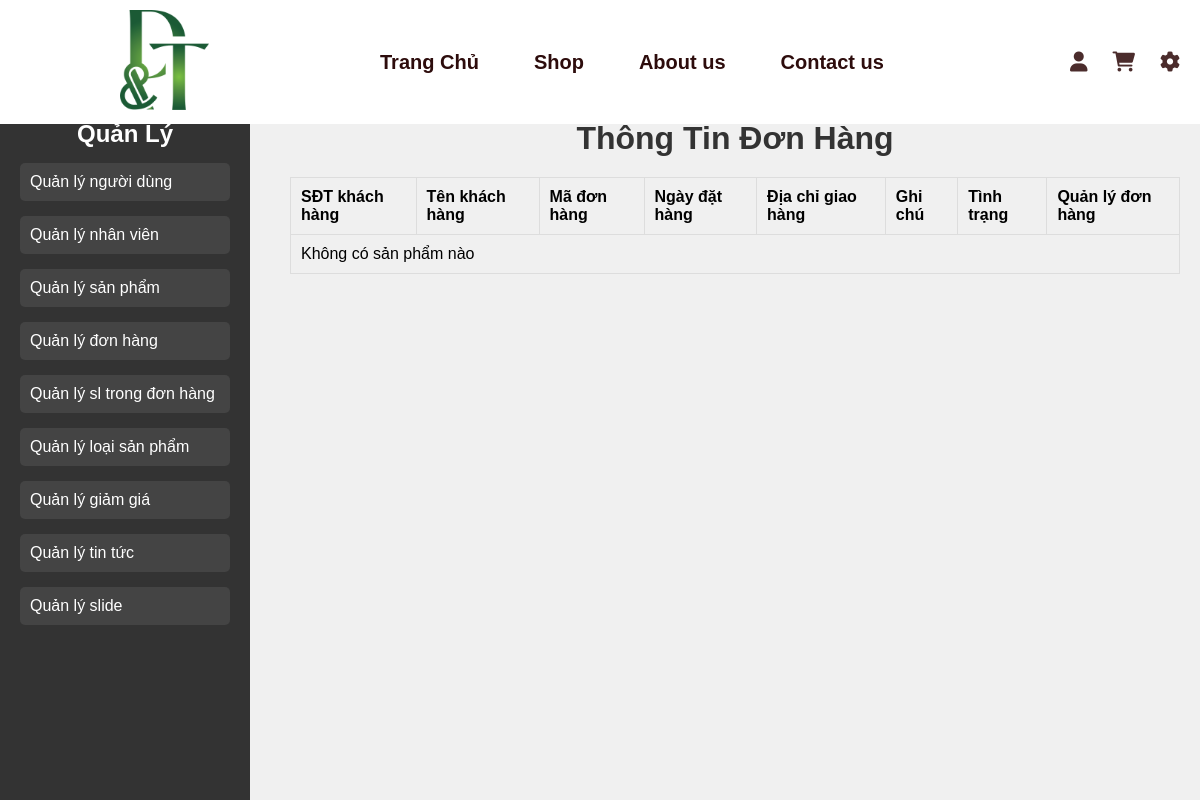
Before: /Quanly/donhang.php with the older database file.
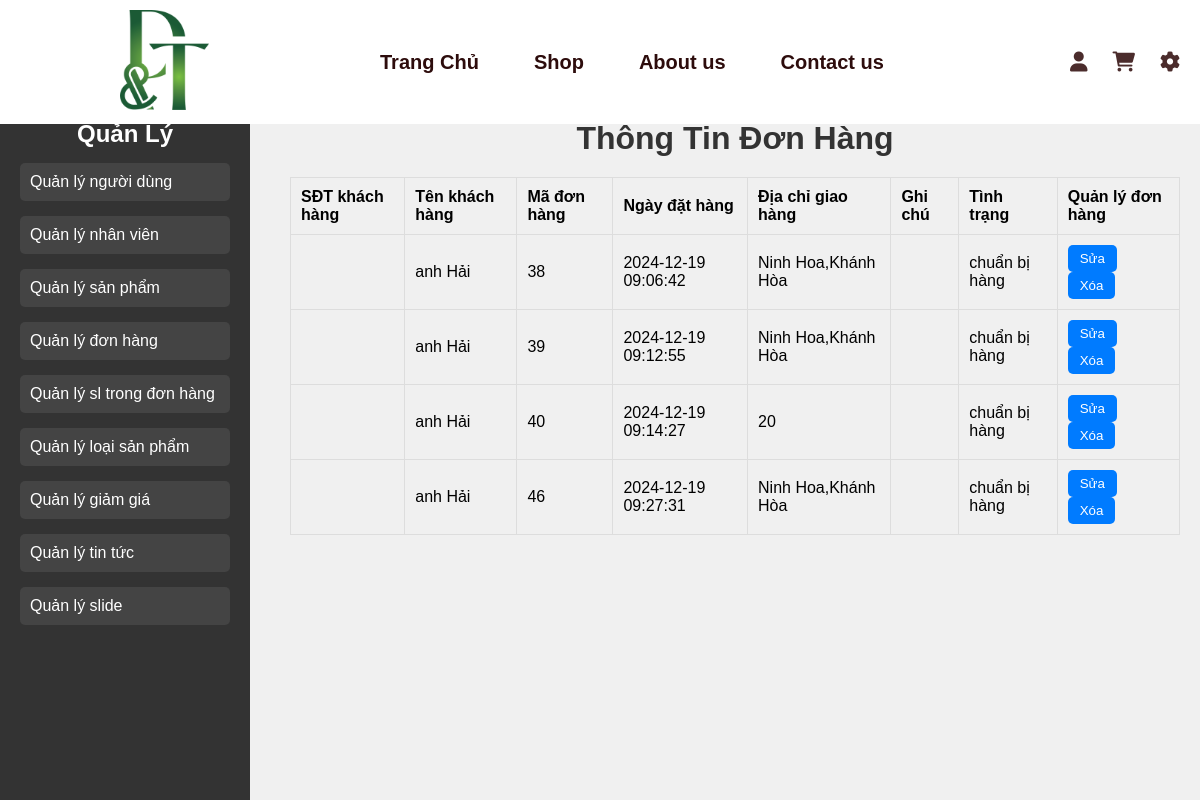
After: the same page with the newer database file.
### tables this page shows
CREATE TABLE `oder` (
  `oder_id` int(5) NOT NULL,
  `address` varchar(50) NOT NULL,
  `oder_date` timestamp NOT NULL DEFAULT current_timestamp(),
  `description` varchar(200) NOT NULL,
  `status_id` int(5) NOT NULL,
  `customer_id` int(11) NOT NULL,
  `total_price` int(11) NOT NULL
);

CREATE TABLE `customer` (
  `customer_id` int(11) NOT NULL,
  `phone_number` int(11) NOT NULL,
  `customer_name` varchar(50) NOT NULL,
  `address` varchar(50) NOT NULL,
  `gmail` varchar(50) NOT NULL,
  `role_id` int(5) NOT NULL
);

CREATE TABLE `status` (
  `status_id` int(5) NOT NULL,
  `status_name` varchar(50) NOT NULL
);

### Quanly/donhang.php (the view, shortened to what this page needs)
<?php
include '../Thanhgiaodien/header.php';
include '../database/connect.php';
?>
<!DOCTYPE html>
<html lang="vi">
<?php
$sql1 = "SELECT *
          FROM `oder`
          JOIN customer ON `oder`.customer_id = customer.customer_id
          JOIN status ON `oder`.status_id = status.status_id
          ";
$query = mysqli_query($conn, $sql1);
?>
<head>
    <link rel="stylesheet" href="../csspage/manage.css">
</head>
<body>
    <div class="container">
        <div class="sidebar">
            <h2>Quản Lý</h2>
            <ul>
                <li><a href="../Quanly/nguoidung.php">Quản lý người dùng</a></li>
                <li><a href="../Quanly/nhanvien.php">Quản lý nhân viên</a></li>
                <li><a href="../Quanly/sanpham.php">Quản lý sản phẩm</a></li>
                <li><a href="../Quanly/donhang.php">Quản lý đơn hàng</a></li>
                <li><a href="../Quanly/qlslsp.php">Quản lý sl trong đơn hàng</a></li>
                <li><a href="../Quanly/loaisp.php">Quản lý loại sản phẩm</a></li>
                <li><a href="../Quanly/giamgia.php">Quản lý giảm giá</a></li>
                <li><a href="../Quanly/tintuc.php">Quản lý tin tức</a></li>
                <li><a href="../Quanly/slide.php">Quản lý slide</a></li>
            </ul>
        </div>
        <div class="main-content">
            <h1 class="h1">Thông Tin Đơn Hàng</h1>
            <table class="table">
                <thead>
                    <tr>
                        <th>SĐT khách hàng</th>
                        <th>Tên khách hàng</th>
                        <th>Mã đơn hàng</th>
                        <th>Ngày đặt hàng</th>
                        <th>Địa chỉ giao hàng</th>
                        <th>Ghi chú</th>
                        <th>Tình trạng</th>
                        <th>Quản lý đơn hàng</th>
                    </tr>
                </thead>
                <tbody>
                    <?php
                    if (mysqli_num_rows($query) > 0) {
                        while ($row = mysqli_fetch_assoc($query)) { ?>
                            <tr>
                                <td><?= $row['phone'] ?></td>
                                <td><?= $row['customer_name'] ?></td>
                                <td><?= $row['oder_id'] ?></td>
                                <td><?= $row['oder_date'] ?></td>
                                <td><?= $row['address'] ?></td>
                                <td><?= $row['description'] ?></td>
                                <td><?= $row['status_name'] ?></td>
                                <td>
                                    <button class="btn">
                                        <a href="suahd.php?id=<?= $row['oder_id'] ?>"
                                            style="text-decoration:none; color:inherit;">Sửa</a>
                                    </button>
                                    <button class="btn">
                                        <a onclick="return Delete('hóa đơn')" href="xoahd.php?id=<?= $row['oder_id']; ?>"
                                            style="text-decoration:none; color:inherit;">Xóa</a>
                                    </button>
                                </td>
                            </tr>
                    <?php }
                    } else {
                        echo "<tr>
                    <td colspan='9'>Không có sản phẩm nào</td>
                    </tr>";
                    } ?>
                </tbody>
            </table>
        </div>
    </div>
</body>
</html>

### Thanhgiaodien/header.php (shortened to what this page needs)
<!DOCTYPE html>
<html lang="en">
<head>
    <link rel="stylesheet" href="../csspage/head.css">
    <link rel="stylesheet" href="https://cdnjs.cloudflare.com/ajax/libs/font-awesome/6.0.0-beta3/css/all.min.css">
</head>
<body>
    <header>
        <div class="header task">
            <div class="logo">
                <img src="../anh/logodt.png" alt="">
            </div>
            <div class="header list">
                <li><a href="../Trang/home.php">Trang Chủ</a></li>
                <li><a href="../Trang/Shop.php">Shop</a></li>
                <li><a href="../Trang/about.php">About us</a></li>
                <li><a href="../Trang/contact.php">Contact us</a></li>
            </div>
            <div class="header icon">
                <?php if (isset($_SESSION['customer_id'])): ?>
                    <a href="../Trang/ttkhachhang.php"><i class="fas fa-user"></i>
                        <?php echo htmlspecialchars($_SESSION['customer_id']); ?></a>
                    <a href="?logout=true"><i class="fas fa-sign-out-alt"></i></a>
                <?php else: ?>
                    <a href="../Trang/login.php"><i class="fas fa-user"></i></a>
                <?php endif; ?>
                <a href="../Trang/shopping.php"><i class="fas fa-shopping-cart"></i></a>
                <a href="../Quanly/nguoidung.php"><i class="fas fa-cog"></i></a>
            </div>
        </div>
    </header>
</body>
</html>

### csspage/head.css (style rules this page uses)
* { margin: 0; padding: 0; box-sizing: border-box; }
header { width: 100%; background-color: rgb(255, 255, 255); color: rgb(50, 6, 6); position: fixed; top: 0; left: 0; z-index: 1000; }
.header.task { max-width: 1400px; margin: 0 auto; padding: 10px 20px; display: flex; justify-content: space-between; align-items: center; background-color: white ; }
.logo img { width: auto; height: auto; max-height: 100px; margin-left: 100px; }
.header.list { display: flex; list-style: none; margin: 15px; }
.header.list a { color: rgb(45, 12, 12); text-decoration: none; font-size: 20px; font-weight: 500; margin-right: 15px; transition: color 0.3s; padding: 20px; font-weight: bold; }
.header.icon { display: flex; gap: 25px; }
.header.icon a { color: rgb(75, 44, 44); font-size: 20px; transition: color 0.3s; }
body { background-color: rgb(255, 255, 255); }

### csspage/manage.css (style rules this page uses)
body { position: relative; top: 30px; font-family: Arial, sans-serif; background-color: #f0f0f0; margin: 0; padding: 0; }
.container { display: flex; margin-top: 70px; }
.sidebar { width: 250px; background-color: #333; color: white; padding: 20px; height: 700px; position: fixed; top: 100px; left: 0; }
.sidebar h2 { color: white; text-align: center; }
.sidebar ul { list-style: none; padding: 0; }
.sidebar ul li { margin: 15px 0; }
.sidebar ul li a { color: white; text-decoration: none; display: block; padding: 10px; background-color: #444; border-radius: 5px; }
.main-content { margin-left: 270px; width: calc(100% - 270px); padding: 20px; }
.h1 { color: #333; text-align: center; margin-bottom: 20px; }
.table { width: 100%; border-collapse: collapse; }
.table th, .table td { border: 1px solid #ddd; padding: 10px; text-align: left; }
.table th { background-color: #f0f0f0; }
.btn { padding: 6px 12px; background-color: #007bff; color: white; border: none; border-radius: 5px; cursor: pointer; transition: background-color 0.3s ease; }

Changed rows visible on the page:
added oder: customer.customer_name "anh Hải", oder_id "38", oder_date "2024-12-19 09:06:42", customer.address "Ninh Hoa,Khánh Hòa", status.status_name "chuẩn bị hàng"
added oder: customer.customer_name "anh Hải", oder_id "39", oder_date "2024-12-19 09:12:55", customer.address "Ninh Hoa,Khánh Hòa", status.status_name "chuẩn bị hàng"
added oder: customer.customer_name "anh Hải", oder_id "40", oder_date "2024-12-19 09:14:27", customer.address "20", status.status_name "chuẩn bị hàng"
added oder: customer.customer_name "anh Hải", oder_id "46", oder_date "2024-12-19 09:27:31", customer.address "Ninh Hoa,Khánh Hòa", status.status_name "chuẩn bị hàng"
Other visible differences:
text no longer shown: "Không có sản phẩm nào"
